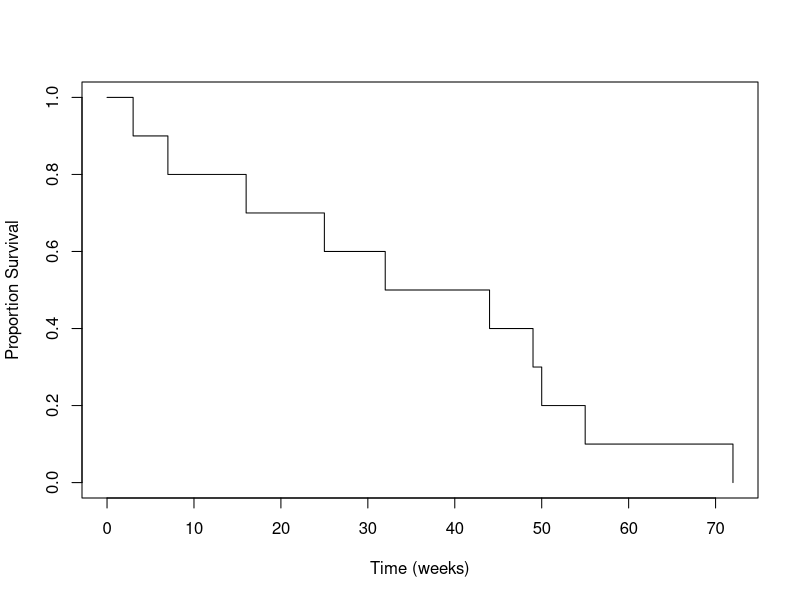
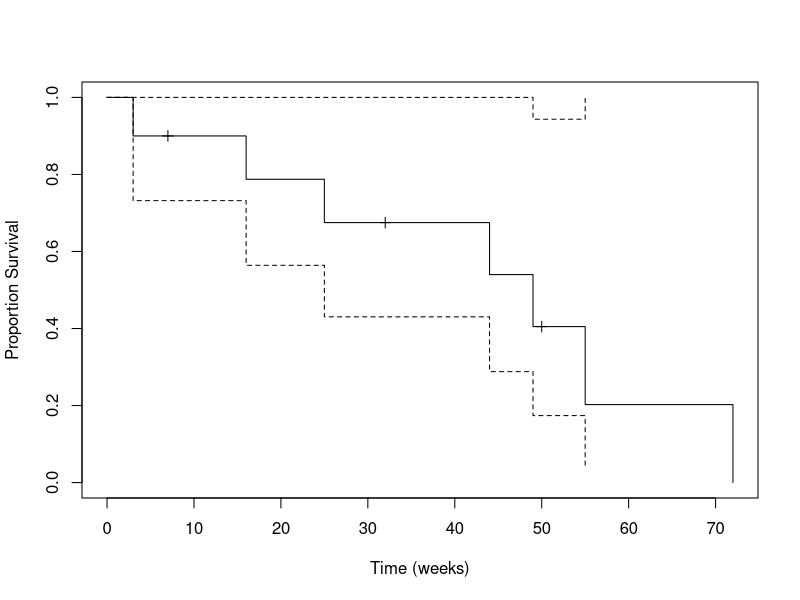
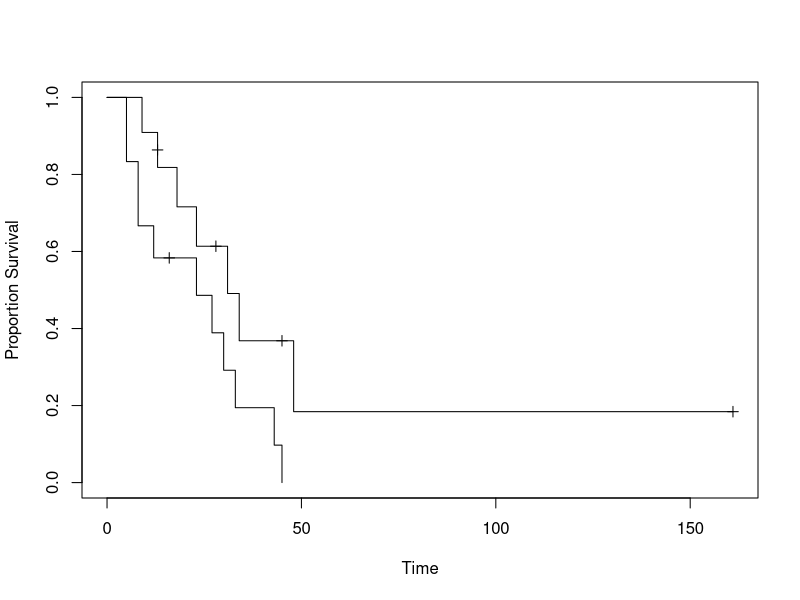

These figures' R source, in order:
library("survival")
library("dplyr")

time <- c(3,7,16,25,32,44,49,50,55,72)
event <- c(1,1,1,1,1,1,1,1,1,1)

Ex_Surv <- Surv(time, event)
Ex_survfit <- survfit(Ex_Surv ~ 1)
plot(Ex_survfit, conf.int="none", mark.time=TRUE, xlab="Time (weeks)", ylab="Proportion Survival")

# Lecture Simple example 2
time <- c(3,7,16,25,32,44,49,50,55,72)
event <- c(1,0,1,1,0,1,1,0,1,1)
# Create a survival object
Ex_Surv <- Surv(time, event)
Ex_Surv

Ex_survfit <- survfit(Ex_Surv ~ 1)
plot(Ex_survfit, conf.int=TRUE, mark.time=TRUE, xlab="Time (weeks)", ylab="Proportion Survival")


# Acute Myelogenous Leukemia survival example - data included in the survival package

data <- data.frame(aml)
head(data)
AML_Surv <- Surv(aml$time, aml$status)
AML_survfit <- survfit(AML_Surv ~ aml$x)
plot(AML_survfit, conf.int=FALSE, mark.time=TRUE, xlab="Time", ylab="Proportion Survival")

survdiff(AML_Surv~x, data=aml)


melanoma <- boot::melanoma
melanoma <- melanoma%>%mutate(status=if_else(status == 2, 0, # "still alive"
                                             if_else(status == 1, 1, # "died of melanoma"
                                                     0)))
model <- coxph(Surv(time, status) ~ ., data = melanoma)
summary(model)

